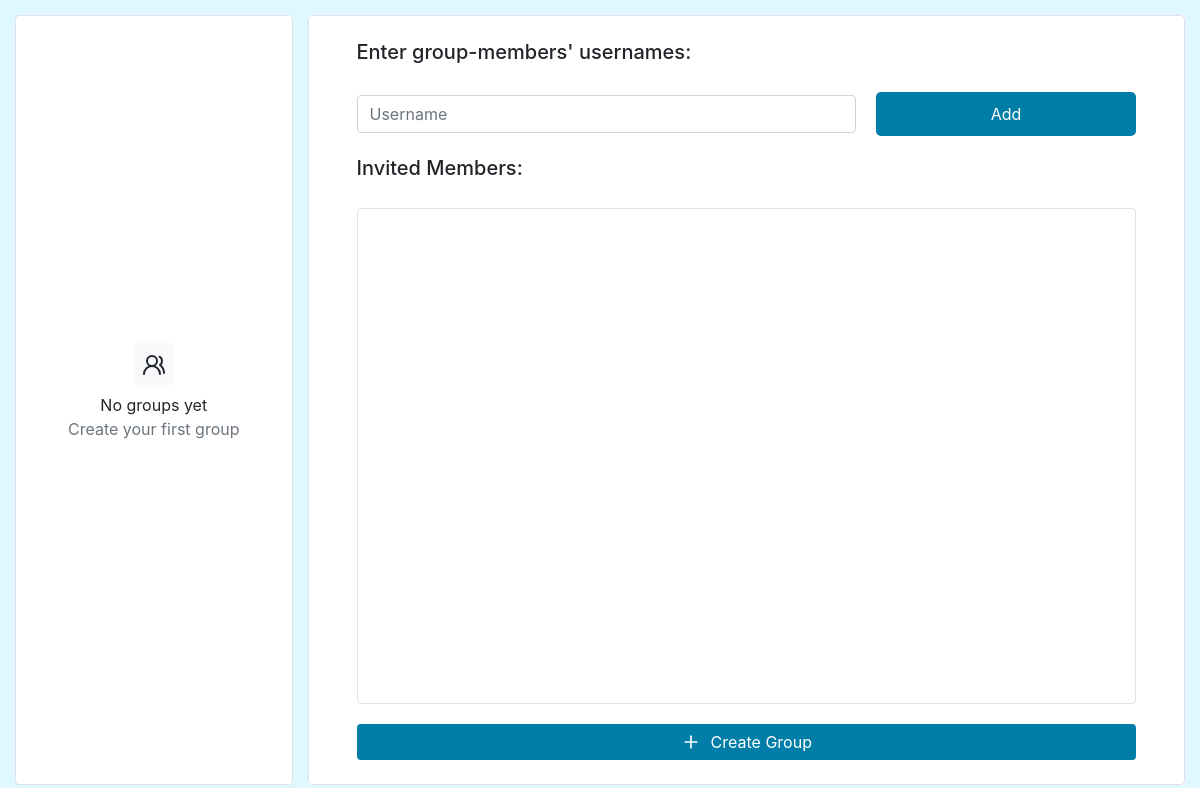
Page /creategroup/ (signed in) on the earlier database version.
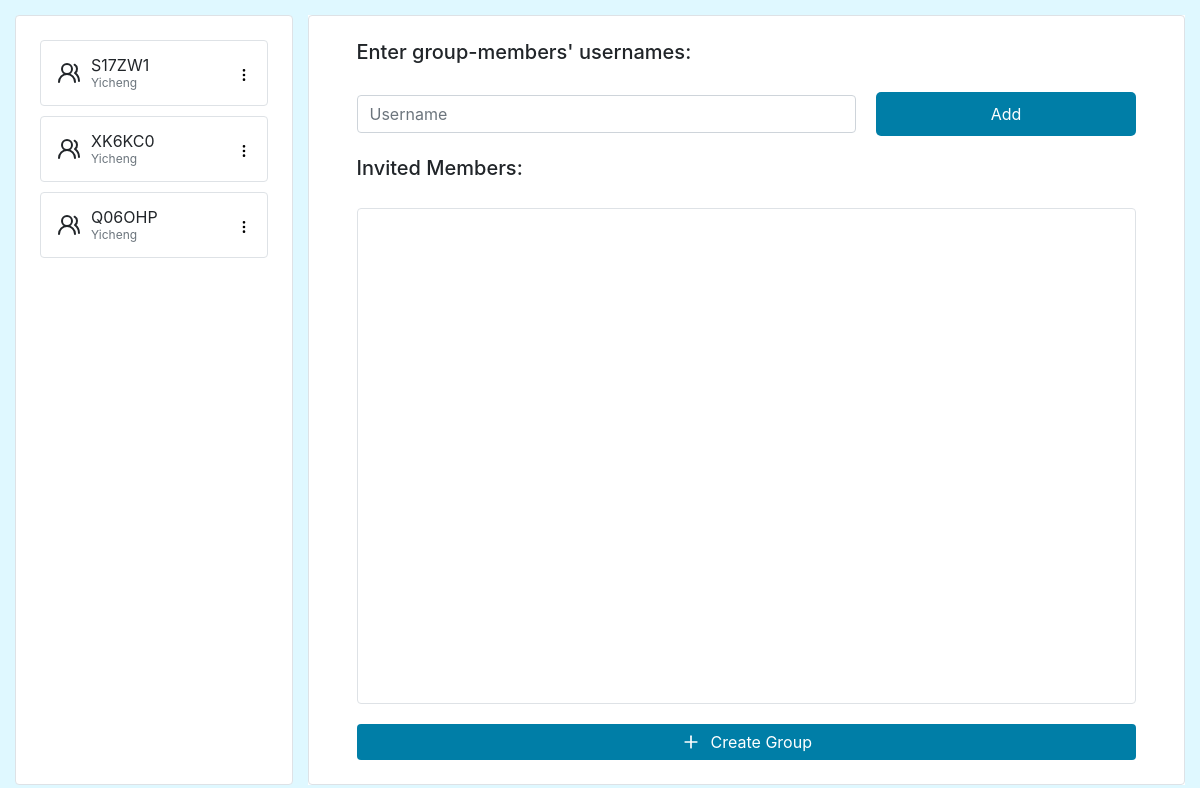
Same page on the later database version.
### myapp/models.py (models this page shows)
class Team(models.Model):
    members=models.ManyToManyField(User)
    name=models.CharField(max_length=100)
    plannedMeetings=models.JSONField(default=list,null=True)
    meetingSuggestions=models.JSONField(default=dict,null=True)

class User(AbstractUser):
    schedule=models.ForeignKey(Schedule,on_delete=models.CASCADE,null=True)
    pdfFile = models.FileField(upload_to='pdfs/', null=True, blank=True)

### myapp/views.py (the view, shortened to what this page needs)
# urls.py: path("creategroup/", views.creategroup, name="creategroup"),
def creategroup(request):
    user_teams = Team.objects.filter(members=request.user)
    return render(request, "creategroup.html", {"teams": user_teams})

### myapp/templates/creategroup.html (shortened to what this page needs)
{% extends "base.html" %}
{% block content %}
<main class="container-fluid" style="height: 100vh; padding: 15px;">
  <div class="row h-100 no-gutters">
    <div class="col-3 h-100 d-none d-md-block" style="padding-right: 15px;">
      <div class="h-100 p-4 border rounded d-flex flex-column" style="gap: 10px;">
        {% if teams %}
          {% for team in teams %}
          <div class="d-flex flex-row align-items-center justify-content-start border rounded p-3 group-card"
               style="gap: 10px; position: relative; cursor: pointer;"
               data-team-id="{{ team.id }}">
            <p style="margin-bottom: 0; line-height: 1;">
              {{ team.name }} <br />
              <span style="font-size: 12px;" class="text-muted">
                {% for member in team.members.all %}{{ member.username }}{% if not forloop.last %}, {% endif %}{% endfor %}
              </span>
            </p>
            <button style="position: absolute; right: 15px; border: none; background-color: transparent; padding-inline: 0;" class="groupSettings" data-team-id="{{ team.id }}">
            </button>
          </div>
          {% endfor %}
        {% else %}
          <div class="d-flex flex-column align-items-center justify-content-center h-100">
            <div class="mb-2 bg-light p-2 rounded">
            </div>
            <p class="text-center mb-3">
              No groups yet <br />
              <span class="text-muted">Create your first group</span>
            </p>
          </div>
        {% endif %}
      </div>
    </div>
    <div class="col-md-9 col-12 h-100 d-flex flex-column" style="background-color: white;">
      <div class="h-100 border rounded d-flex flex-column p-4 justify-content-center px-5" style="gap: 20px; overflow-y: auto;">
        <h5>Enter group-members' usernames:</h5>
        <div class="d-flex flex-row align-items-center justify-content-center" style="gap: 10px;">
          <input type="text" id="email" name="email" class="form-control" placeholder="Username"><br>
          <button type="button" id="addButton" class="addButton">Add</button>
        </div>
        <h5>Invited Members:</h5>
        <div id="emailList" class="h-100 border rounded d-flex flex-column p-4 justify-content-center px-5" style="gap: 20px; overflow-y: auto;">
        </div>
        <button type="submit" class="btn custom-creategroup mt-auto w-100 d-flex align-items-center justify-content-center" style="gap: 10px;" id="createGroup">
            <svg xmlns="http://www.w3.org/2000/svg" width="20" height="20" viewBox="0 0 24 24" fill="none" stroke="currentColor" stroke-width="2" stroke-linecap="round" stroke-linejoin="round" class="lucide lucide-plus-icon lucide-plus"><path d="M5 12h14"/><path d="M12 5v14"/></svg>
            Create Group
        </button>
      </div>
    </div>
  </div>
</main>
{% endblock %}

### myapp/templates/base.html (shortened to what this page needs)
{% load static %}
<!DOCTYPE html>
<html lang="en">
  <head>
    <link rel="stylesheet" href="https://stackpath.bootstrapcdn.com/bootstrap/4.3.1/css/bootstrap.min.css"  rel="stylesheet" />
  </head>
  <body>
    <div>{% block content %} {% endblock %}</div>
  </body>
</html>

Differences in the rows shown:
added Team: name "S17ZW1"
now on this page (row unchanged): User: username "Yicheng"
added Team: name "XK6KC0"
added Team: name "Q06OHP"
Other differences:
text no longer shown: "No groups yet Create your first group"
